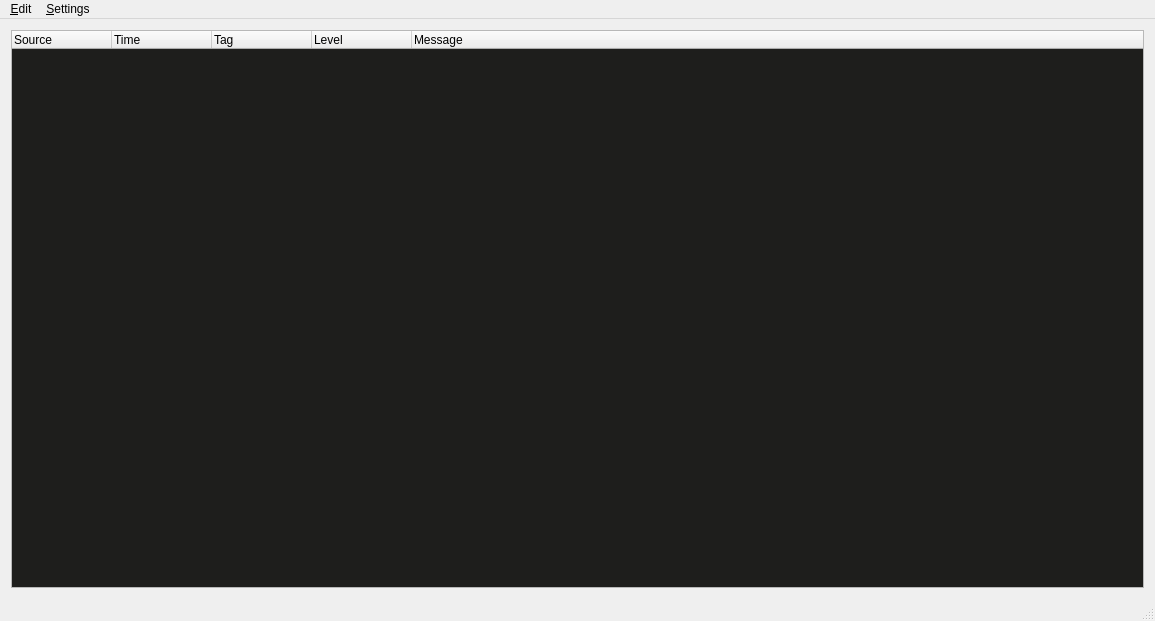
<?xml version="1.0" encoding="UTF-8"?>
<ui version="4.0">
 <class>MainWindow</class>
 <widget class="QMainWindow" name="MainWindow">
  <property name="geometry">
   <rect>
    <x>0</x>
    <y>0</y>
    <width>1155</width>
    <height>621</height>
   </rect>
  </property>
  <property name="windowTitle">
   <string>MainWindow</string>
  </property>
  <widget class="QWidget" name="centralWidget">
   <layout class="QHBoxLayout" name="horizontalLayout">
    <item>
     <widget class="QTreeWidget" name="treeWidget">
      <property name="palette">
       <palette>
        <active>
         <colorrole role="Base">
          <brush brushstyle="SolidPattern">
           <color alpha="255">
            <red>30</red>
            <green>30</green>
            <blue>28</blue>
           </color>
          </brush>
         </colorrole>
        </active>
        <inactive>
         <colorrole role="Base">
          <brush brushstyle="SolidPattern">
           <color alpha="255">
            <red>30</red>
            <green>30</green>
            <blue>28</blue>
           </color>
          </brush>
         </colorrole>
        </inactive>
        <disabled>
         <colorrole role="Base">
          <brush brushstyle="SolidPattern">
           <color alpha="255">
            <red>239</red>
            <green>235</green>
            <blue>231</blue>
           </color>
          </brush>
         </colorrole>
        </disabled>
       </palette>
      </property>
      <property name="focusPolicy">
       <enum>Qt::NoFocus</enum>
      </property>
      <property name="selectionMode">
       <enum>QAbstractItemView::NoSelection</enum>
      </property>
      <column>
       <property name="text">
        <string>Source</string>
       </property>
      </column>
      <column>
       <property name="text">
        <string>Time</string>
       </property>
      </column>
      <column>
       <property name="text">
        <string>Tag</string>
       </property>
      </column>
      <column>
       <property name="text">
        <string>Level</string>
       </property>
      </column>
      <column>
       <property name="text">
        <string>Message</string>
       </property>
      </column>
     </widget>
    </item>
   </layout>
  </widget>
  <widget class="QMenuBar" name="menuBar">
   <property name="geometry">
    <rect>
     <x>0</x>
     <y>0</y>
     <width>1155</width>
     <height>24</height>
    </rect>
   </property>
   <widget class="QMenu" name="menu_Edit">
    <property name="title">
     <string>&amp;Edit</string>
    </property>
    <addaction name="action_Clear"/>
   </widget>
   <widget class="QMenu" name="menu_Settings">
    <property name="title">
     <string>&amp;Settings</string>
    </property>
    <addaction name="action_Filter_configuration"/>
    <addaction name="action_Clear_on_connection"/>
   </widget>
   <addaction name="menu_Edit"/>
   <addaction name="menu_Settings"/>
  </widget>
  <widget class="QStatusBar" name="statusBar"/>
  <action name="action_Clear">
   <property name="text">
    <string>&amp;Clear</string>
   </property>
  </action>
  <action name="action_Filter_configuration">
   <property name="text">
    <string>&amp;Filter configuration</string>
   </property>
  </action>
  <action name="action_Clear_on_connection">
   <property name="checkable">
    <bool>true</bool>
   </property>
   <property name="text">
    <string>&amp;Clear on connection</string>
   </property>
  </action>
 </widget>
 <layoutdefault spacing="6" margin="11"/>
 <resources/>
 <connections>
  <connection>
   <sender>action_Filter_configuration</sender>
   <signal>triggered()</signal>
   <receiver>MainWindow</receiver>
   <slot>clickedFilterSettings()</slot>
   <hints>
    <hint type="sourcelabel">
     <x>-1</x>
     <y>-1</y>
    </hint>
    <hint type="destinationlabel">
     <x>577</x>
     <y>310</y>
    </hint>
   </hints>
  </connection>
  <connection>
   <sender>action_Clear</sender>
   <signal>triggered()</signal>
   <receiver>MainWindow</receiver>
   <slot>clickedClear()</slot>
   <hints>
    <hint type="sourcelabel">
     <x>-1</x>
     <y>-1</y>
    </hint>
    <hint type="destinationlabel">
     <x>577</x>
     <y>310</y>
    </hint>
   </hints>
  </connection>
 </connections>
 <slots>
  <slot>clickedFilterSettings()</slot>
  <slot>clickedClear()</slot>
 </slots>
</ui>
